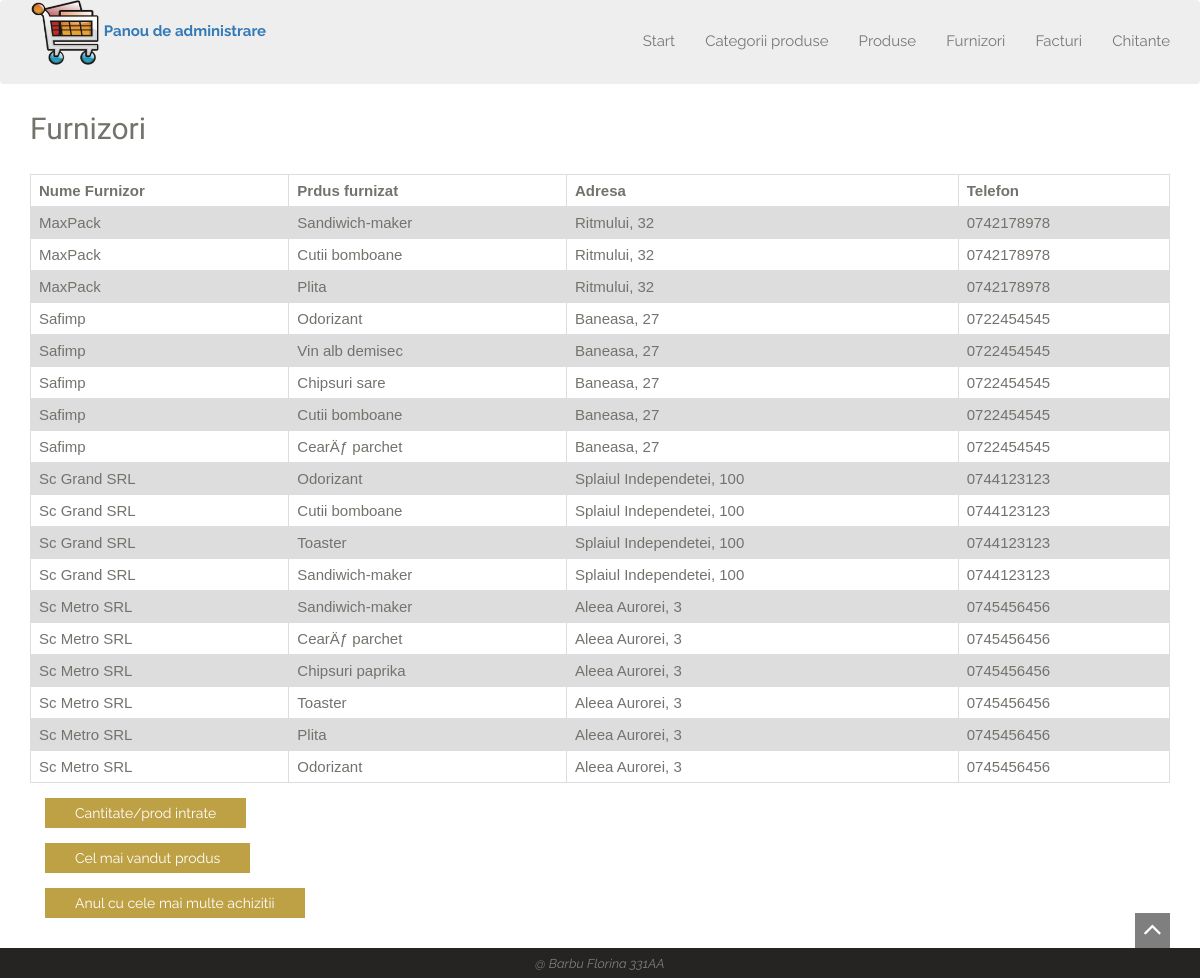
Screenshot of /furnizori.php with the database file from the repository.
### tables this page shows
CREATE TABLE `Furnizor` (
  `IDFurnizor` int(11) NOT NULL AUTO_INCREMENT,
  `Nume` varchar(50) NOT NULL,
  `Cod_fiscal` char(10) NOT NULL,
  `Adresa` varchar(50) NOT NULL,
  `Telefon` char(10) NOT NULL,
  `IBAN` char(24) NOT NULL,
  `Banca` char(10) NOT NULL,
  PRIMARY KEY (`IDFurnizor`)
);

CREATE TABLE `Produs` (
  `IDProdus` int(11) NOT NULL AUTO_INCREMENT,
  `Denumire` varchar(50) DEFAULT NULL,
  `IDCategorie` int(11) NOT NULL,
  `Pret/produs` int(11) NOT NULL,
  `Cantitate_stoc` int(11) DEFAULT NULL,
  PRIMARY KEY (`IDProdus`),
  KEY `FK_Produs_Categorie` (`IDCategorie`),
  CONSTRAINT `FK_Produs_Categorie` FOREIGN KEY (`IDCategorie`) REFERENCES `Categorie` (`IDCategorie`) ON DELETE NO ACTION ON UPDATE NO ACTION
);

### furnizori.php (the view, shortened to what this page needs)
<?php include 'header.php';?>
<div class="container">
<h2>Furnizori</h2>
<table>
  <tr>
    <th>Nume Furnizor</th>
    <th>Prdus furnizat</th>
    <th>Adresa</th>
    <th>Telefon </th>
  </tr>
<?php
$username = "root";
$password = "";
$servername = "127.0.0.1";
$dbname   = "Supermarket";
$conn = new mysqli($servername, $username, $password, $dbname);
$sql = "SELECT FR.Nume AS Furn, P.Denumire AS Prod, FR.Adresa AS Adr, Fr.Telefon AS Tel
        FROM Furnizor AS FR , Factura AS F, Intrari_produse AS IP, Produs AS P
        WHERE FR.IDFurnizor = F.IDFurnizor AND IP.IDFactura = F.IDFactura AND P.IDProdus = IP.IDProdus
        ORDER BY FR.Nume";
$result = $conn->query($sql);
if ($result->num_rows > 0) {
    while($row = $result->fetch_assoc()) {
       echo '<tr>';
       echo '<td>' . $row["Furn"] . '</td>';
       echo '<td>' . $row["Prod"] . '</td>';
       echo '<td>' . $row["Adr"] . '</td>';
       echo '<td>' . $row["Tel"] . '</td>';
       echo '</tr>';
    }
   echo '</table>';
}
?>
<div class="col-sm-12 wowload fadeInUp">
    <div class="rooms">
      <form method="POST" action="<?php echo $_SERVER['PHP_SELF'] ?>">
      <input type="submit" value="Cantitate/prod intrate" id="stoc" name="stoc"  class="btn btn-default">
      <input type="submit" value="Cel mai vandut produs" id="best" name="best"  class="btn btn-default">
      <input type="submit" value="Anul cu cele mai multe achizitii" id="an" name="an"  class="btn btn-default">
      </form>
      </div>
    </div>
<?php
        echo ' </div> </br>';
?>
<?php include 'footer.php';?>

### header.php (shortened to what this page needs)
<!DOCTYPE html>
<html lang="en">
<head>
<link rel="stylesheet" href="https://ajax.googleapis.com/ajax/libs/jqueryui/1.11.4/themes/smoothness/jquery-ui.css">
<link href="//maxcdn.bootstrapcdn.com/font-awesome/4.2.0/css/font-awesome.min.css" rel="stylesheet">
<link rel="stylesheet" href="assets/bootstrap/css/bootstrap.min.css" />
<link type="text/css" rel="stylesheet" href="assets/uniform/css/uniform.default.min.css" />
<link rel="stylesheet" href="assets/wow/animate.css" />
<link rel="stylesheet" href="assets/gallery/blueimp-gallery.min.css">
<link rel="stylesheet" href="assets/style.css">
</head>
<body id="home">
<nav class="navbar  navbar-default" role="navigation">
  <div class="container">
    <div class="navbar-header">
      <a href="index.php"><img src="images/logo1.png" width="70" height="65" alt="holiday crown" style="color:black;"> <b>Panou de administrare</b></a>
    </div>
    <div class="collapse navbar-collapse navbar-right" id="bs-example-navbar-collapse-1">
      <ul class="nav navbar-nav">
        <li><a href="index.php">Start</a></li>
        <li><a href="categorii.php">Categorii produse</a></li>
        <li><a href="produse.php">Produse</a></li>
        <li><a href="furnizori.php">Furnizori</a></li>
        <li><a href="facturi.php">Facturi</a></li>
        <li><a href="chitante.php">Chitante</a></li>
      </ul>
    </div>
  </div>
</nav>

### footer.php (shortened to what this page needs)
<div class="text-center copyright"> <i> @ Barbu Florina 331AA  </i> </div>
<a href="#home" class="toTop scroll"><i class="fa fa-angle-up"></i></a>
</body>
</html>

### assets/style.css (style rules this page uses)
body { background-color: #fff;font-family: 'Raleway', sans-serif;font-size: 15px;line-height: 15px; color: #73726C; }
.btn,a,a:hover { text-decoration: none;-webkit-transition: all 0.3s ease-in-out;-moz-transition: all 0.3s ease-in-out;-ms-transition: all 0.3s ease-in-out;-o-transition: all 0.3s ease-in-out;transition: all 0.3s ease-in-out;outline:0 ; }
h1,h2,h3,h4,h5,h6 { font-family:'Old Standard TT', serif;line-height: 1em;margin: 0; }
h1.title,h2 { font-size: 2em;line-height: 3em; }
table { font-family: arial, sans-serif; border-collapse: collapse; width: 100%; }
td, th { border: 1px solid #dddddd; text-align: left; padding: 8px; }
tr:nth-child(even) { background-color: #dddddd; }
.btn { border:none !important;border-radius: 0;padding: 5px 30px; }
.btn-default { background:#bfa145;box-shadow: none !important;color: #fff; }
.navbar { margin: 0; }
.navbar-nav { margin:0 -15px; }
.navbar-nav > li > a { font-size: 1em;line-height: 4.26em;padding: 10px 0 10px 30px; }
.navbar-default { border:none;background: #eeeeee; }
.copyright { background-color: #252423;padding: 0.6em 0;font-size: 0.85em;color: #7F7F7F; }
.toTop { position: fixed;right: 1em; bottom: 1em;background:rgba(0,0,0,0.5);width: 35px; height: 35px;text-align: center;color: #fff;font-size: 2em; }
.rooms { margin-bottom: 1em; }

### rows the page displays
furnizor: Nume "MaxPack", produs.Denumire "Sandiwich-maker", Adresa "Ritmului, 32", Telefon "0742178978", produs.Denumire "Cutii bomboane", produs.Denumire "Plita"
furnizor: Nume "Safimp", produs.Denumire "Odorizant", Adresa "Baneasa, 27", Telefon "0722454545", produs.Denumire "Vin alb demisec", produs.Denumire "Chipsuri sare", produs.Denumire "Cutii bomboane", produs.Denumire "CearÄƒ parchet"
furnizor: Nume "Sc Grand SRL", produs.Denumire "Odorizant", Adresa "Splaiul Independetei, 100", Telefon "0744123123", produs.Denumire "Cutii bomboane", produs.Denumire "Toaster", produs.Denumire "Sandiwich-maker"
furnizor: Nume "Sc Metro SRL", produs.Denumire "Sandiwich-maker", Adresa "Aleea Aurorei, 3", Telefon "0745456456", produs.Denumire "CearÄƒ parchet", produs.Denumire "Chipsuri paprika", produs.Denumire "Toaster", produs.Denumire "Plita", produs.Denumire "Odorizant"
